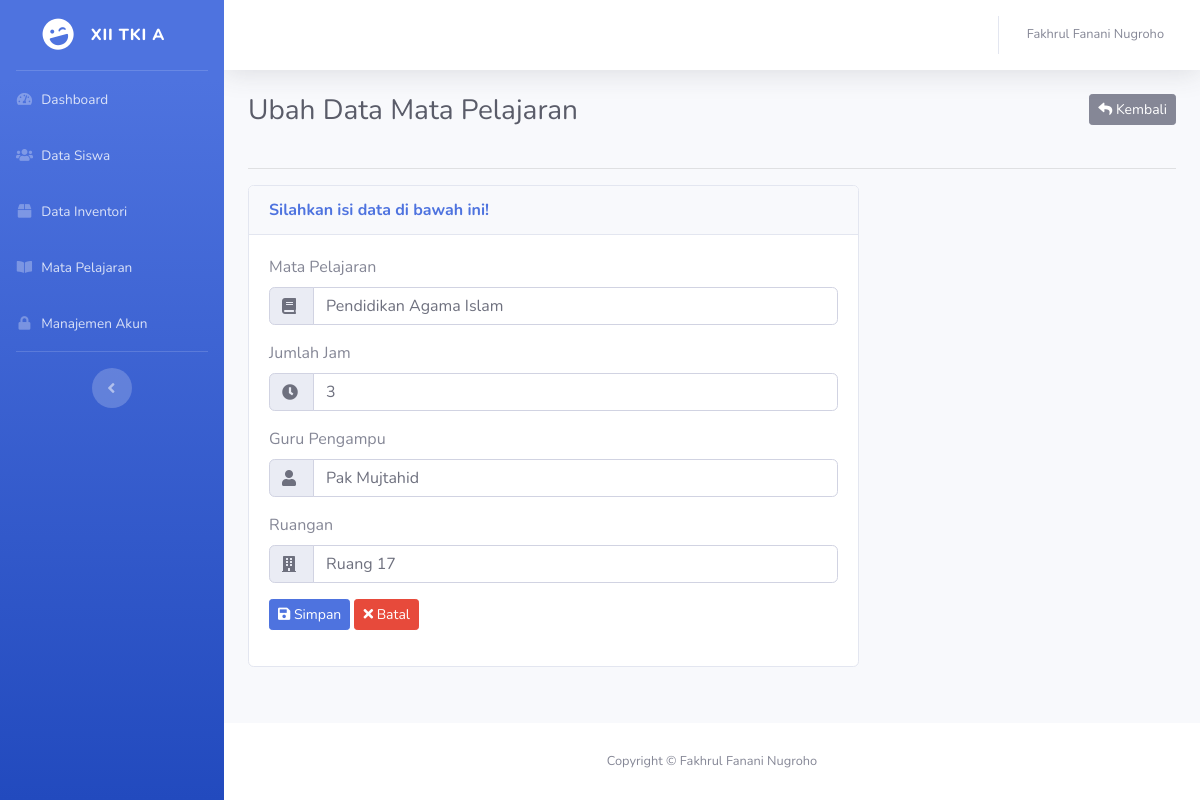
/mapel/ubah.php?id=1 (signed in), run on the app's committed database.
### tables this page shows
CREATE TABLE `tbl_kelas` (
  `id` int(11) NOT NULL,
  `kelas` varchar(20) DEFAULT NULL,
  `wali_kelas` varchar(40) DEFAULT NULL,
  `sekolah` varchar(50) DEFAULT NULL,
  `alamat_sekolah` varchar(255) DEFAULT NULL,
  `tahun_ajaran` varchar(15) DEFAULT NULL,
  `semester` varchar(10) DEFAULT NULL
);

CREATE TABLE `tbl_mapel` (
  `id` int(11) NOT NULL,
  `mapel` varchar(50) DEFAULT NULL,
  `jumlah_jam` int(11) DEFAULT NULL,
  `guru_pengampu` varchar(100) DEFAULT NULL,
  `ruangan` varchar(100) DEFAULT NULL
);

### functions.php (called while the page is built, shortened)
<?php
function base_url($path = null){
	$base_url = "http://localhost/sistem_pengelolaan_kelas/";
	if($path == null){
		return $base_url;
	} else {
		$base_url = $base_url . $path;
		return $base_url;
	}
}
?>

### mapel/ubah.php (the view, shortened to what this page needs)
<?php
require_once '../koneksi.php';
require_once '../functions.php';
$id = $_GET['id'];
$query = mysqli_query($koneksi, "SELECT * FROM tbl_mapel WHERE id = $id");
$mapel = mysqli_fetch_assoc($query);
?>
<!DOCTYPE html>
<html lang="en">
<head>
  <link href="../_template/vendor/fontawesome-free/css/all.min.css" rel="stylesheet" type="text/css">
  <link href="../_template/css/sb-admin-2.min.css" rel="stylesheet">
</head>
<body id="page-top">
	<div id="wrapper">
	<?php require_once '../_sidebar.php'; ?>
		<div id="content-wrapper" class="d-flex flex-column">
			<div id="content">
				<nav class="navbar navbar-expand navbar-light bg-white topbar mb-4 static-top shadow">
					<?php require_once '../_topnav.php'; ?>
				</nav>
				<div class="container-fluid">
					<div class="clearfix">
						<h1 class="h3 mb-4 text-gray-800 float-left">Ubah Data Mata Pelajaran</h1>
						<a href="index.php" class="btn btn-secondary btn-sm float-right"><i class="fas fa-reply"></i> Kembali</a>
					</div>
					<hr>
					<div class="row">
						<div class="col-md-8">
							<div class="card">
								<div class="card-header">
									<span class="text-primary"><strong>Silahkan isi data di bawah ini!</strong></span>
								</div>
								<div class="card-body">
									<form action="proses_ubah.php?id=<?php echo $mapel['id'] ?>" method="POST">
										<div class="form-group">
											<label for="nama_mapel">Mata Pelajaran </label>
											<div class="input-group">
												<div class="input-group-prepend">
													<div class="input-group-text"><i class="fas fa-book"></i></div>
												</div>
												<input type="text" id="nama_mapel" class="form-control" placeholder="Masukan Mata Pelajaran" name="nama_mapel" autocomplete="off" required="required" value="<?php echo $mapel['mapel'] ?>">
											</div>
										</div>
										<div class="form-group">
											<label for="jumlah_jam">Jumlah Jam </label>
											<div class="input-group">
												<div class="input-group-prepend">
													<div class="input-group-text"><i class="fas fa-clock"></i></div>
												</div>
												<input type="number" id="jumlah_jam" class="form-control" placeholder="Masukan Jumlah Jam" name="jumlah_jam" autocomplete="off" required="required" value="<?php echo $mapel['jumlah_jam'] ?>">
											</div>
										</div>
										<div class="form-group">
											<label for="guru_pengampu">Guru Pengampu </label>
											<div class="input-group">
												<div class="input-group-prepend">
													<div class="input-group-text"><i class="fas fa-user"></i></div>
												</div>
												<input type="text" id="guru_pengampu" class="form-control" placeholder="Masukan Guru Pengampu" name="guru_pengampu" autocomplete="off" required="required" value="<?php echo $mapel['guru_pengampu'] ?>">
											</div>
										</div>
										<div class="form-group">
											<label for="ruangan">Ruangan </label>
											<div class="input-group">
												<div class="input-group-prepend">
													<div class="input-group-text"><i class="fas fa-building"></i></div>
												</div>
												<input type="text" id="ruangan" class="form-control" placeholder="Masukan Ruangan" name="ruangan" autocomplete="off" required="required" value="<?php echo $mapel['ruangan'] ?>">
											</div>
										</div>
										<div class="form-group">
											<button type="submit" class="btn btn-primary btn-sm" name="simpan"><i class="fas fa-save"></i> Simpan</button>
											<button type="reset" class="btn btn-danger btn-sm"><i class="fas fa-times"></i> Batal</button>
										</div>
									</form>
								</div>
							</div>
						</div>
					</div>
				</div>
			</div>
			<footer class="sticky-footer bg-white">
				<div class="container my-auto">
					<div class="copyright text-center my-auto">
						<span>Copyright &copy; Fakhrul Fanani Nugroho</span>
					</div>
				</div>
			</footer>
		</div>
	</div>
</body>
</html>

### _sidebar.php (shortened to what this page needs)
<?php
require_once 'koneksi.php';
require_once 'functions.php';
$query1 = mysqli_query($koneksi, "SELECT kelas FROM tbl_kelas WHERE id = 1");
$kelas1 = mysqli_fetch_assoc($query1);
?>
    <ul class="navbar-nav bg-gradient-primary sidebar sidebar-dark accordion" id="accordionSidebar">
      <a class="sidebar-brand d-flex align-items-center justify-content-center" href="<?php echo base_url('dashboard.php') ?>">
        <div class="sidebar-brand-icon rotate-n-15">
          <i class="fas fa-laugh-wink"></i>
        </div>
        <div class="sidebar-brand-text mx-3"><?php echo $kelas1['kelas']; ?></div>
      </a>
      <hr class="sidebar-divider my-0">
      <li class="nav-item">
        <a class="nav-link" href="<?= base_url('dashboard.php') ?>">
          <i class="fas fa-fw fa-tachometer-alt"></i>
          <span>Dashboard</span></a>
      </li>
      <li class="nav-item">
      	<a href="<?= base_url('siswa/index.php') ?>" class="nav-link">
      		<i class="fas fa-fw fa-users"></i>
      		<span>Data Siswa</span>
      	</a>
      </li>
      <li class="nav-item">
        <a href="<?= base_url('inventori/index.php') ?>" class="nav-link">
          <i class="fas fa-fw fa-box"></i>
          <span>Data Inventori</span>
        </a>
      </li>
      <li class="nav-item">
        <a href="<?= base_url('mapel/index.php') ?>" class="nav-link">
          <i class="fas fa-fw fa-book-open"></i>
          <span>Mata Pelajaran</span>
        </a>
      </li>
      <li class="nav-item">
        <a href="<?= base_url('akun/index.php') ?>" class="nav-link">
          <i class="fas fa-fw fa-lock"></i>
          <span>Manajemen Akun</span>
        </a>
      </li>
      <hr class="sidebar-divider d-none d-md-block">
      <div class="text-center d-none d-md-inline">
        <button class="rounded-circle border-0" id="sidebarToggle"></button>
      </div>
    </ul>

### mapel/ubah.php (style rules this page uses)
.input-group-text { width: 45px; }

### data on the page
tbl_kelas: kelas "XII TKI A"
tbl_mapel: nama_mapel "Pendidikan Agama Islam", jumlah_jam "3", guru_pengampu "Pak Mujtahid", ruangan "Ruang 17"

### other printed values
$_SESSION['auth']['nama'] "Fakhrul Fanani Nugroho"
